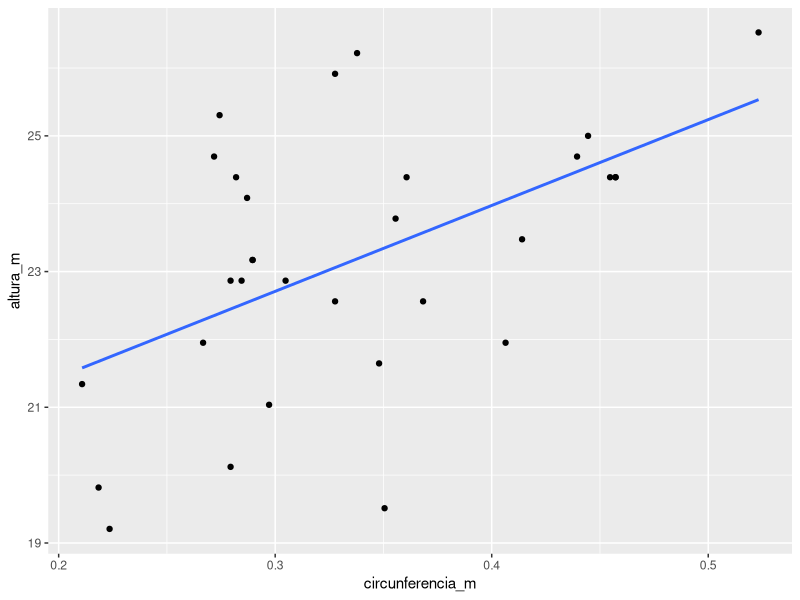
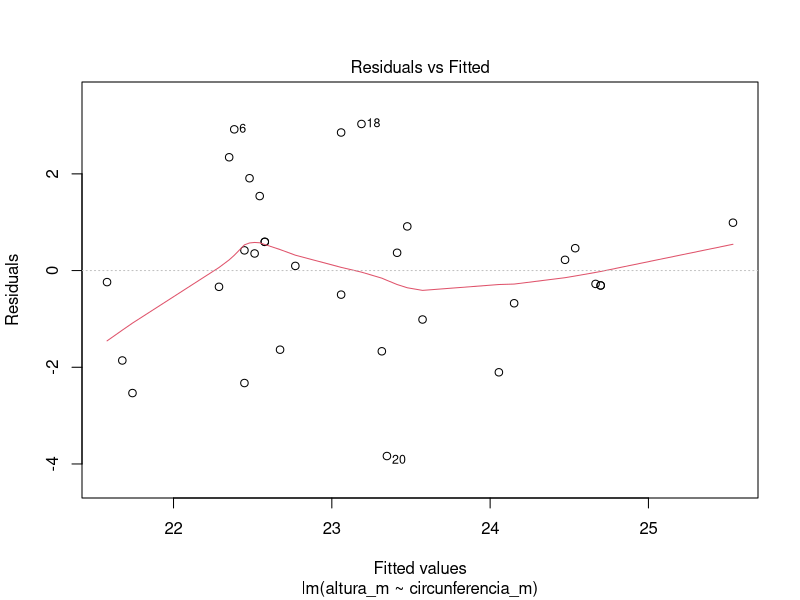
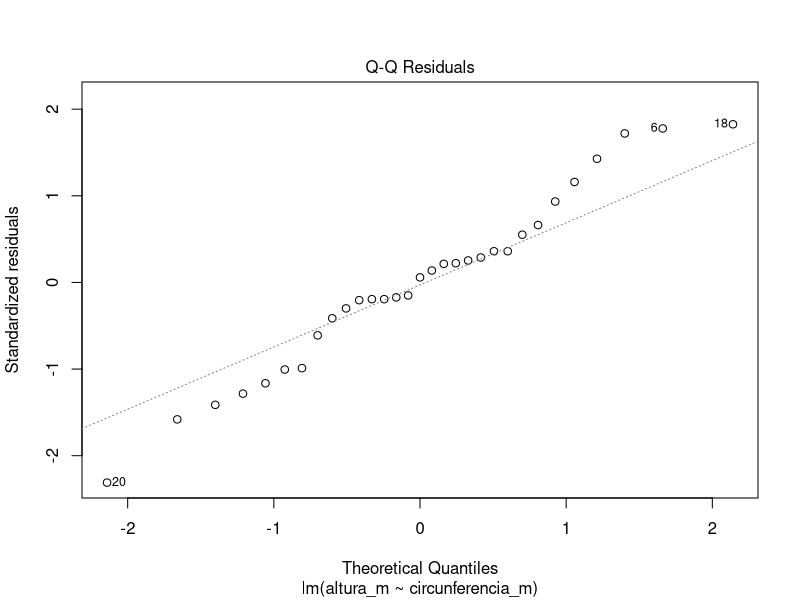
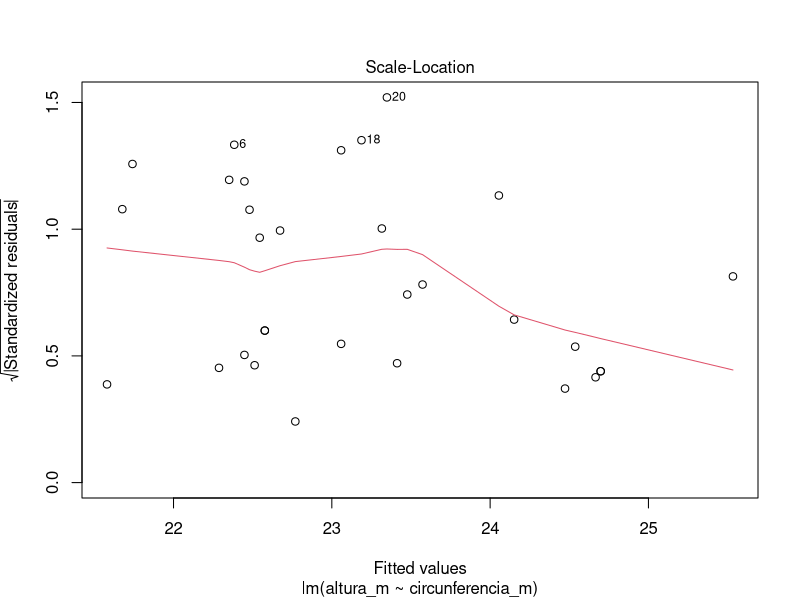
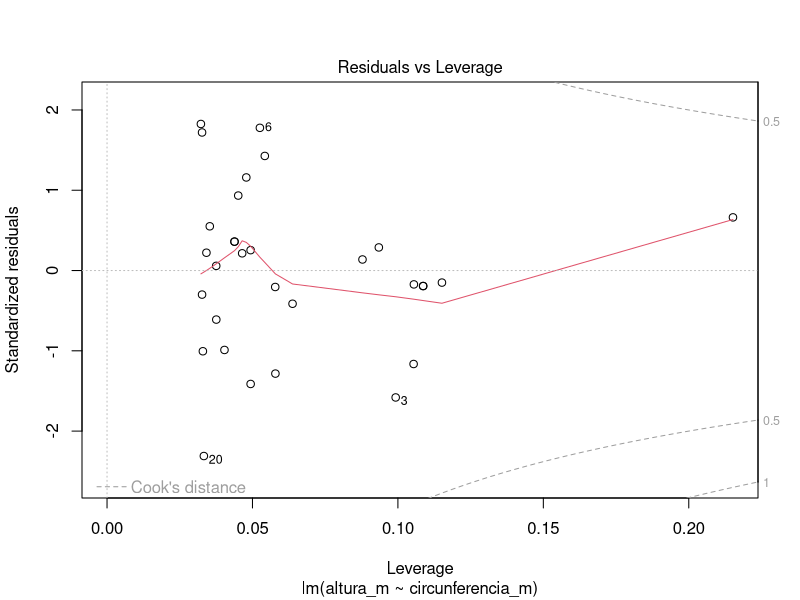
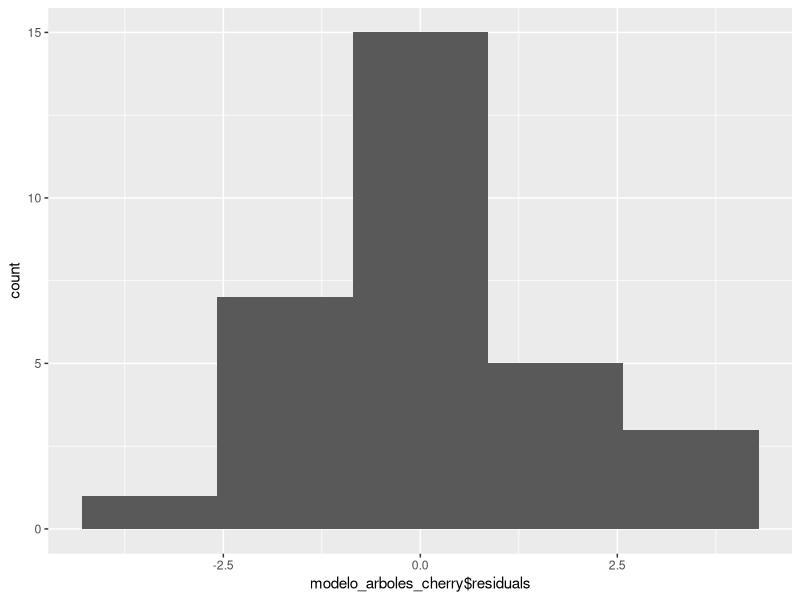
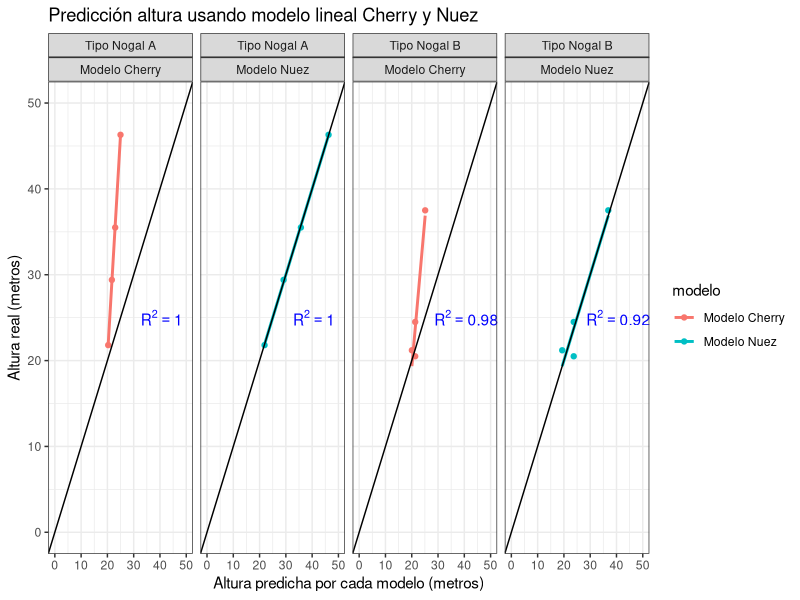

Write R code to recreate these figures, in order.
# Instalacion de paquetes -------------------------------------------------
# los paquetes se instalas solo una vez

# install.packages("tidyverse", "broom")

# Librerias ---------------------------------------------------------------
# Una vez instaladas, llamamos a cada libreria usando library()

library(tidyverse) 
library(broom) # libreria para ordenar datos estadisticos

# Info datos --------------------------------------------------------------

# Datos reales de arboles de guindas negras
# Unidades 
# * Girth : circunferencia (pulgadas)
# * Height: altura (pies)
# * Volume: volumen (pies cubicos)

# Cargar datos ------------------------------------------------------------

data(trees)

# Un poco de limpieza -----------------------------------------------------

# Debemos hacer un informe en español y con unidades de medida en metro

arboles <- 
  trees %>%
  rename(circunferencia = Girth, # cambio el nombre de la variable
         altura = Height, # nombre nuevo = nombre viejo
         volumen =  Volume) %>% 
  mutate(circunferencia_m = circunferencia / 39.37, # hacemos aritmetica
         altura_m = altura / 3.28,
         volumen_m3 = circunferencia / 35.32)


# glimpse -----------------------------------------------------------------

glimpse(arboles)

# Glimpse usando ggplot ---------------------------------------------------

arboles %>% 
  ggplot(aes(x = circunferencia_m, # definimos el eje x
             y = altura_m)) + # definimos el eje y
  geom_point() + # creamos plot de puntos
  geom_smooth(method = "lm",
              se = FALSE) # no queremos intervalos de confianza


# Hacemos un poco de estadistica descriptiva ------------------------------

arboles %>% 
  summarise_at(vars(circunferencia_m:volumen_m3), #seleccionar vars
               list(promedio = mean, # le indicamos la lista de funciones
                    desv = sd,
                    min = min,
                    max = max))

# Creamos el modelo -------------------------------------------------------

# lm(formula = y ~ x, data = mis_datos)

# lm(formula = y ~ x1 + C*X2, data = mis_datos)

modelo_arboles_cherry <- lm(altura_m ~ circunferencia_m, data = arboles)

modelo_arboles_cherry

# Revisamos la funcion  ---------------------------------------------------

modelo_arboles_cherry$coefficients # intercepto (b0) y pendiente (b1)

modelo_arboles_cherry$residuals # diferencia entre los valores observados y los predichos 

modelo_arboles_cherry$fitted.values # valores predichos 

# Revisamos los residuales ------------------------------------------------

plot(modelo_arboles_cherry)

# Residuals vs Fitted: Una relación lineal mostrará aquí una línea roja horizontal.
# Las desviaciones de una línea horizontal sugieren no linealidad. 
# 
# Normal Q-Q: comprueba si los residuos del modelo se distribuyen normalmente.
# Los puntos del modelo ajustado se sitúan a lo largo de la línea discontinua del gráfico.
# 
# Scale-Location: comprueba la homocedasticidad del modelo. Una línea roja horizontal
# con puntos repartidos por igual indica un modelo bien ajustado.
# 
# Residuals vs Leverage: identifica valores atípicos que pueden afectar al modelo.
# Su inclusión o exclusión del análisis puede afectar a los resultados del mismo. 
# standardized residuals superiores a 3 o inferiores a -3 deben considerarse valores atípicos.

# Revisemos residuales con ggplot -----------------------------------------

ggplot(modelo_arboles_cherry, # datos
       aes(x = modelo_arboles_cherry$residuals)) + #geom_histogram solo requiere x
  geom_histogram(bins = 5) # argumento para agrupar y contar

# aca gatillamos un error al no asignar y

# ggplot(modelo_arboles_cherry,
#        aes(x = modelo_arboles_cherry$residuals)) +
#   geom_point()

# Usemos broom ------------------------------------------------------------

broom::tidy(modelo_arboles_cherry) # misma informacion que summary()

broom::glance(modelo_arboles_cherry) # mas detalle summary(), incluye r2

# Usemos el modelo que creamos con otros datos ----------------------------

# Ordenar codigo: Ctr Shit A

arboles_nuez <-
  data.frame(
    "altura_m" = c(21.8, 29.4, 35.5, 46.3, 37.5, 20.5, 21.2, 24.5),
    "circunferencia_m" = c(0.11, 0.22, 0.32, 0.48, 0.49, 0.19, 0.09, 0.19),
    "arbol_tipo" = c("a", "a", "a", "a", "b", "b", "b", "b")
  )

glimpse(arboles_nuez)


# Tengo nogales, quiero probar el modelo de guindas ------------------------

class(modelo_arboles_cherry) # tenemos un objeto tipo modelo

predict(modelo_arboles_cherry, # objeto tipo modelo
        newdata = arboles_nuez) # nuevos datos

# Hacemos uso de tidyverse para ordenar datos -----------------------------

arboles_nuez_analisis <-
  arboles_nuez  %>% 
  mutate(altura_ml_cherry = predict(modelo_arboles_cherry,
                                           newdata = arboles_nuez))

# veamos la funcion cor()

cor(arboles_nuez_analisis$altura_ml_cherry,
    arboles_nuez_analisis$altura_m,
    method = "pearson")

# hagamos cor() y otras funciones a mano usando tidy y grupos -------------

arboles_nuez_ml_cherry <-
  arboles_nuez_analisis %>%
  group_by(arbol_tipo) %>% 
  summarise(
    RMSE = mean((altura_m - altura_ml_cherry) ^ 2),
    r.pearson = cor(altura_ml_cherry, altura_m),
    r.cuadrado = sqrt(cor(altura_ml_cherry, altura_m)),
    prediccion_modelo = "altura_ml_cherry"
  )

# Que tal si hacemos un nuevo lm() por cada tipo de arbol -----------------

arboles_nuez_ml <-
  arboles_nuez_analisis %>%  # creamos listas por tipo de arbol
  nest(datos = -arbol_tipo) %>%
  # creamos un modelo lineal para cada pais (ml)
  # creamos un modelo limpio (tidy_ml)
  # extraemos metricas (glance_ml)
  mutate(
    ml_nuez = map(datos,
                  ~ lm(altura_m ~
                         circunferencia_m,
                       data = .)),
    altura_ml_nuez = map2(.x = ml_nuez, .y = datos,
                          ~ predict(object = .x, newdata = .y)),
    tidy_ml = map(ml_nuez , tidy),
    glance_ml = map(ml_nuez , glance)
  )

# extraemos el detalle de tidy_modelo
# aca podemos ver el intercepto y coeficientes de la regresion
arboles_nuez_ml %>% 
  unnest(tidy_ml)

# extraemos el detalle de glance_modelo
# aca podemos ver el R cuadrado y error residual de cada modelo
arboles_nuez_ml %>% 
  unnest(glance_ml)


# Preparemos informacion para un plot -------------------------------------

arboles_nuez_ml_info <-
arboles_nuez_ml %>% 
  unnest(glance_ml) %>% 
  select(arbol_tipo, r.squared) %>% 
  rename(r.cuadrado = r.squared) %>% 
  mutate(prediccion_modelo = "altura_ml_nuez")


datos_r_plot <-
full_join(arboles_nuez_ml_info, arboles_nuez_ml_cherry) %>% 
  select(arbol_tipo,
         r.cuadrado,
         prediccion_modelo) %>% 
  mutate(r.cuadrado = round(r.cuadrado,2))
  
# Hagamos un plot final ---------------------------------------------------

arboles_nuez_ml %>% 
  select(arbol_tipo, datos, altura_ml_nuez) %>% 
  unnest(cols = c(datos,  altura_ml_nuez)) %>% 
  pivot_longer(cols = altura_ml_cherry:altura_ml_nuez,
               names_to = "prediccion_modelo",
               values_to = "altura_predicha")  %>% 
  left_join(datos_r_plot) %>% 
  ggplot(aes(x = altura_predicha,
             y = altura_m,
             color = prediccion_modelo)) +
  scale_color_discrete(name = "modelo", label = c("Modelo Cherry","Modelo Nuez")) +
  geom_point() +
  geom_smooth(method = "lm",
              se = FALSE) +
  geom_abline() +
  geom_text(x = 40, y = 25,
            aes(label = paste0("~R^{2} == ", r.cuadrado)), #forma de escribir al cuadrado
            parse = TRUE, # para que transforme a R2
            color = 'blue', # color
            check_overlap = TRUE) + # para que se vea bien 
  xlim(0, 50) + # limites eje x
  ylim(0, 50) + # limites eje y
  facet_grid(. ~ arbol_tipo + prediccion_modelo,
             labeller = as_labeller(c(altura_ml_cherry="Modelo Cherry",
                                      altura_ml_nuez="Modelo Nuez",
                                      a = "Tipo Nogal A",
                                      b = "Tipo Nogal B"))) +
  labs(x = "Altura predicha por cada modelo (metros)",
       y = "Altura real (metros)",
       title = "Predicción altura usando modelo lineal Cherry y Nuez") +
  theme_bw()
  



